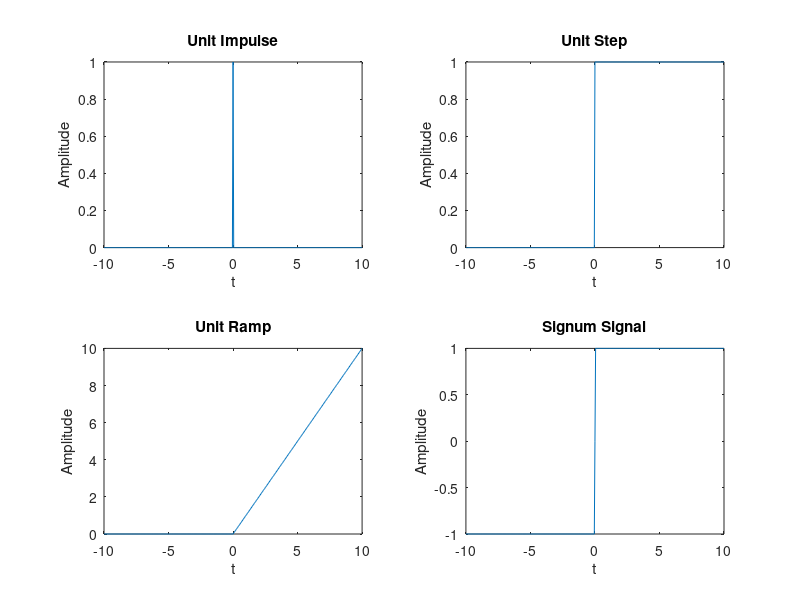
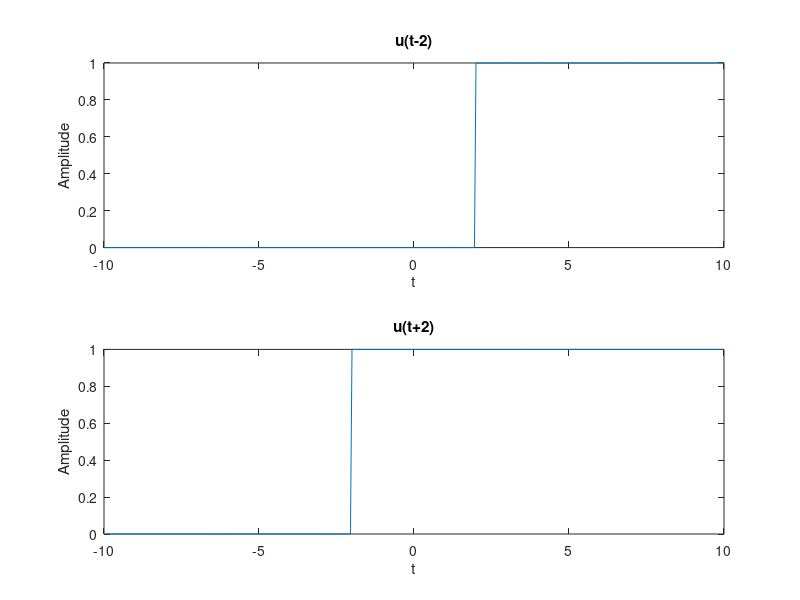
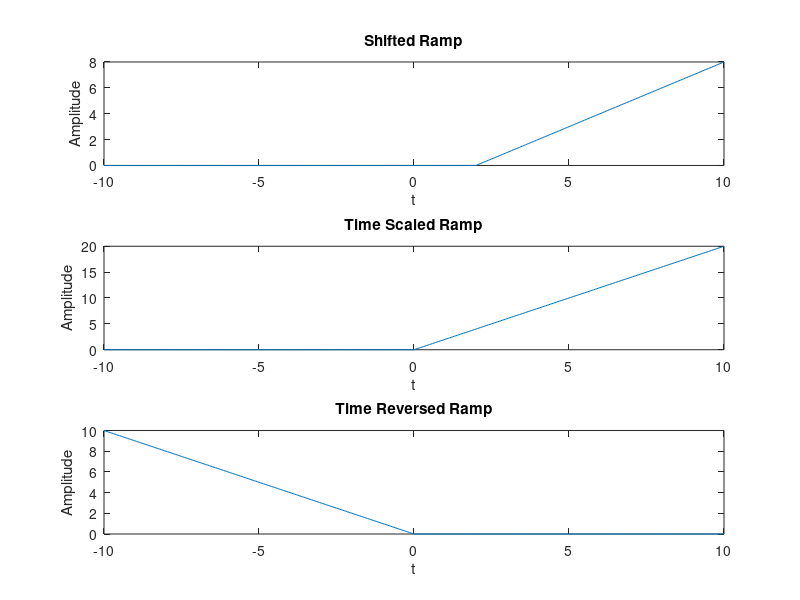
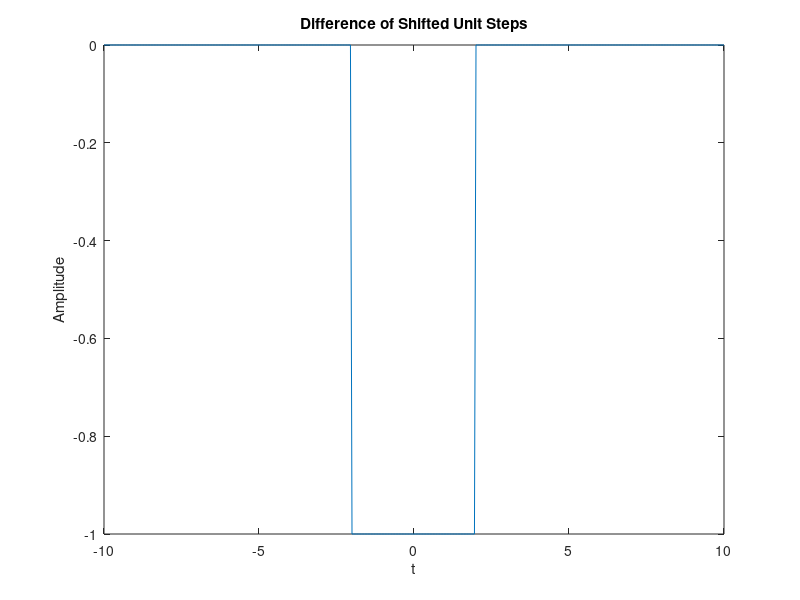

MATLAB code for these plots, in order:
clc
clear
close all

t = -10:0.05:10;

% Basic signals
impulse = zeros(1,length(t));
impulse(t == 0) = 1;

step = zeros(1,length(t));
step(t >= 0) = 1;

ramp = t .* step;
signum = sign(t);

figure
subplot(2,2,1)
plot(t,impulse)
title('Unit Impulse')
xlabel('t')
ylabel('Amplitude')

subplot(2,2,2)
plot(t,step)
title('Unit Step')
xlabel('t')
ylabel('Amplitude')

subplot(2,2,3)
plot(t,ramp)
title('Unit Ramp')
xlabel('t')
ylabel('Amplitude')

subplot(2,2,4)
plot(t,signum)
title('Signum Signal')
xlabel('t')
ylabel('Amplitude')

% Time shifting of unit step
step_t_minus_2 = zeros(1,length(t));
step_t_minus_2(t >= 2) = 1;

step_t_plus_2 = zeros(1,length(t));
step_t_plus_2(t >= -2) = 1;

figure
subplot(2,1,1)
plot(t,step_t_minus_2)
title('u(t-2)')
xlabel('t')
ylabel('Amplitude')

subplot(2,1,2)
plot(t,step_t_plus_2)
title('u(t+2)')
xlabel('t')
ylabel('Amplitude')

% Ramp operations
shifted_ramp = (t-2) .* (t >= 2);
scaled_ramp = (2*t) .* (2*t >= 0);
reversed_ramp = (-t) .* (-t >= 0);

figure
subplot(3,1,1)
plot(t,shifted_ramp)
title('Shifted Ramp')
xlabel('t')
ylabel('Amplitude')

subplot(3,1,2)
plot(t,scaled_ramp)
title('Time Scaled Ramp')
xlabel('t')
ylabel('Amplitude')

subplot(3,1,3)
plot(t,reversed_ramp)
title('Time Reversed Ramp')
xlabel('t')
ylabel('Amplitude')

% Difference between shifted unit steps
difference_signal = step_t_minus_2 - step_t_plus_2;

figure
plot(t,difference_signal)
title('Difference of Shifted Unit Steps')
xlabel('t')
ylabel('Amplitude')
